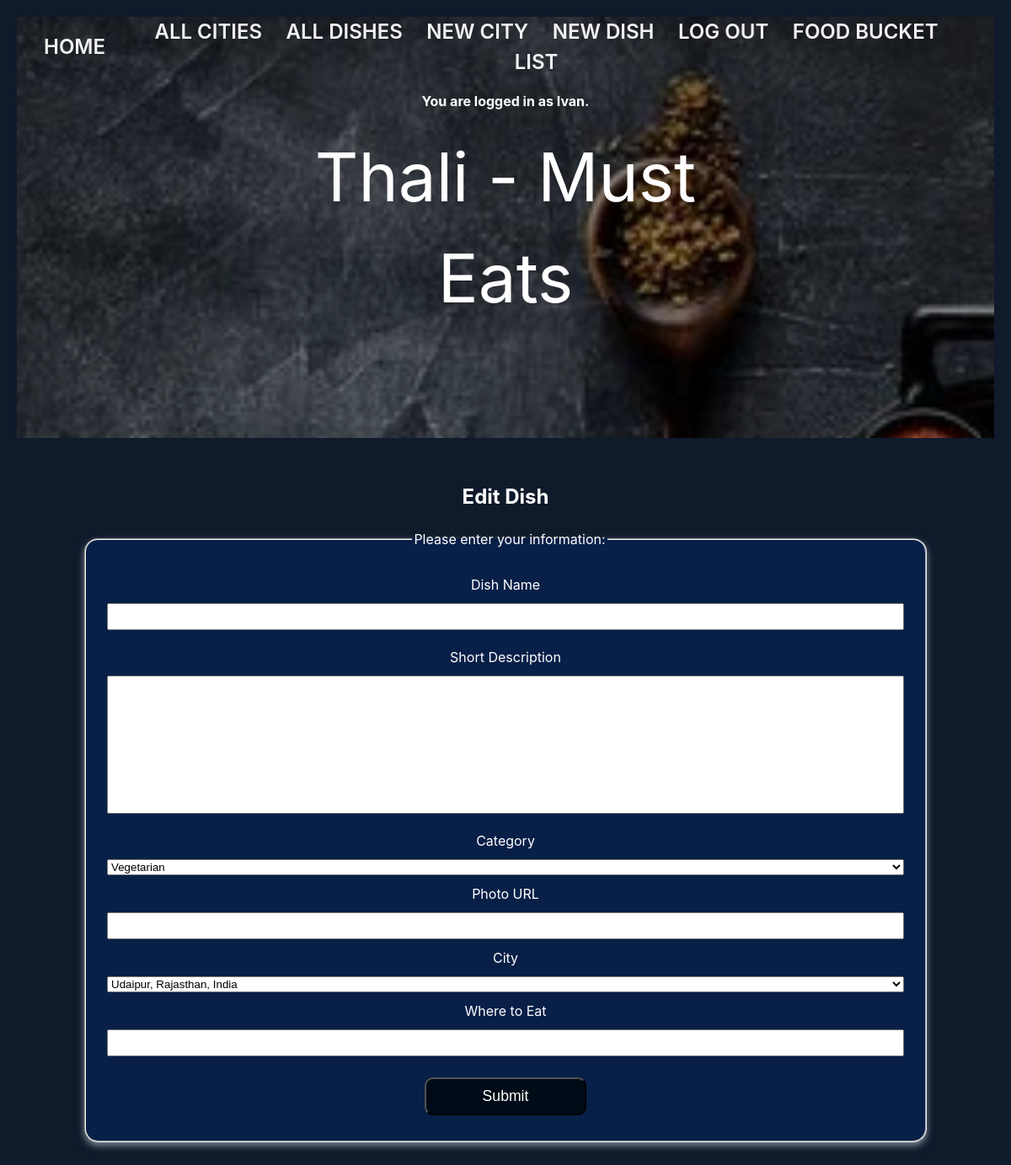
The page /dish/3/edit (signed in) on the database as committed earlier.
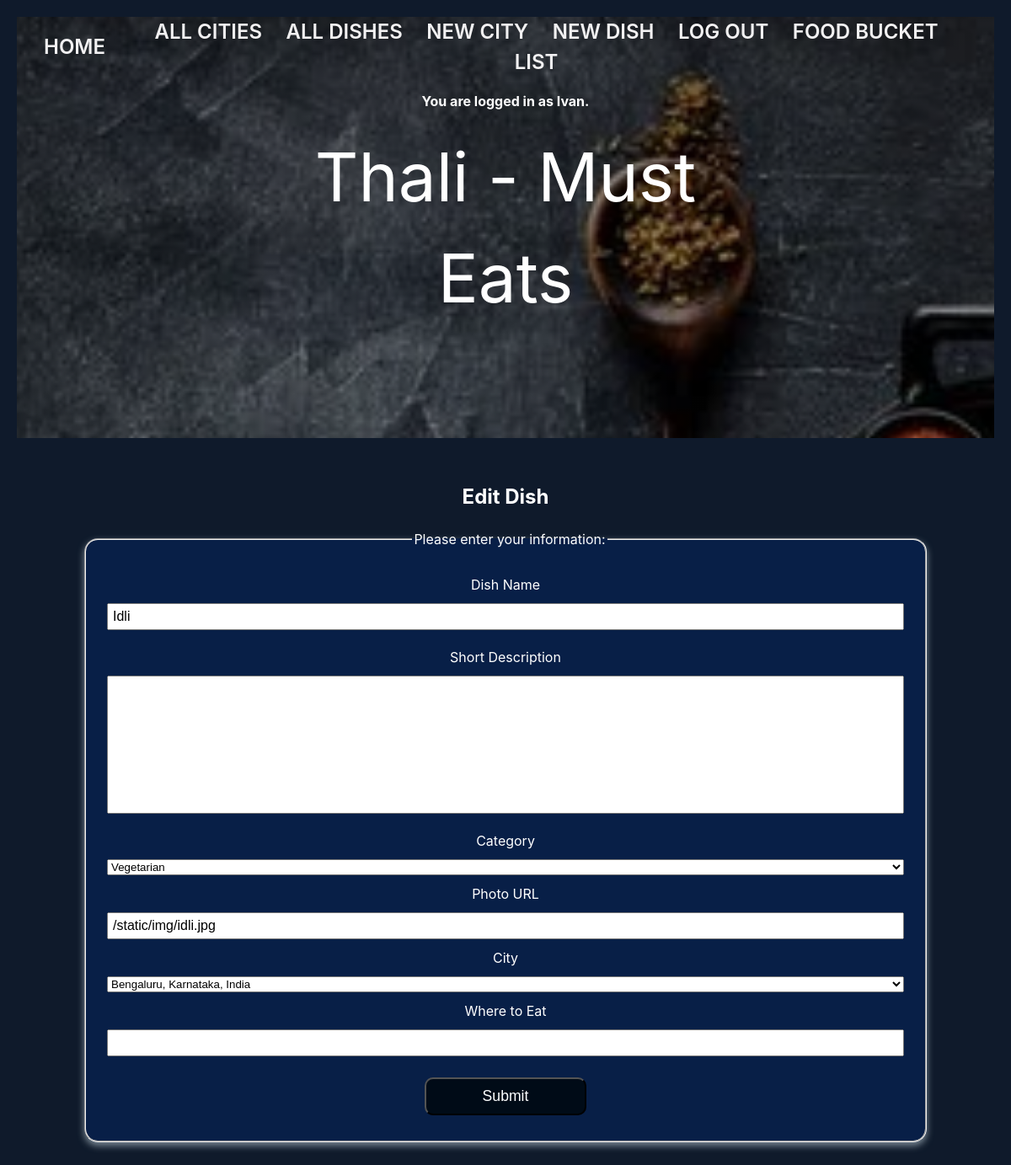
The same page on the database as committed later.
### thali_app/models.py (models this page shows, shortened)
class Dish(db.Model):
    id = db.Column(db.Integer, primary_key=True)
    name = db.Column(db.String(80), nullable=False)
    short_desc = db.Column(db.String(500), nullable=False)
    photo_url = db.Column(URLType)
    where_to_eat = db.Column(db.String(80), nullable=False)
    category = db.Column(db.Enum(FoodCategory), default=FoodCategory.OTHER)
    rating = db.Column(db.Float, default=0)
    ratings = db.relationship('Rating', backref='dish')
    city_id = db.Column(
        db.Integer, db.ForeignKey('city.id'), nullable=False)
    city = db.relationship('City', back_populates='dishes')
    state = db.relationship('City', back_populates='dishes')
    country = db.relationship('City', back_populates='dishes')
    created_by_id = db.Column(db.Integer, db.ForeignKey('user.id'))
    created_by = db.relationship('User')
    favorites_list_dishes = db.relationship(
        'User', secondary='user_favorites_list', back_populates='favorites_list_user')

### thali_app/main/routes.py (the view, shortened to what this page needs)
@main.route('/dish/<dish_id>/edit', methods=['GET', 'POST'])
@login_required
def dish_edit(dish_id):
    dish = Dish.query.get(dish_id)
    form = DishForm(obj=dish)
    return render_template('dish_edit.html', dish=dish, form=form)

### thali_app/main/forms.py (shortened to what this page needs)
class DishForm(FlaskForm):
    name = StringField("Dish Name",
        validators=[
            DataRequired(),
            Length(min=3, max=80, message= "The dish name needs to be between 3 to 80 characters")
    ])
    short_desc = StringField("Short Description",
        validators=[
            Length(min=0, max=500, message= "The description needs to be less than 500 characters")
    ])
    category = SelectField("Category", choices=FoodCategory.choices())
    photo_url = StringField("Photo URL")
    where_to_eat = StringField("Where to Eat",
        validators=[
            Length(min=0, max=250, message= "The url needs to be less than 250 characters")
    ])
    city = QuerySelectField("City",
        query_factory=lambda: City.query, allow_blank=False)
    state = StringField("State")
    country = StringField("Country")
    submit = SubmitField("Submit")

### thali_app/extensions.py (called while the page is built)
@login_manager.user_loader
def load_user(user_id):
    return User.query.get(user_id)

### thali_app/models.py (called while the page is built)
    def __str__(self):
        return f"{self.name}, {self.state}, {self.country}"

### thali_app/utils.py (called while the page is built)
    def __str__(self):
        return str(self.value)

### thali_app/templates/dish_edit.html (shortened to what this page needs)
{% extends 'base.html' %}
{% block content %}
<h2>Edit Dish</h2>
<form method="POST" action="{{ url_for('main.dish_edit', dish_id=dish.id) }}">
    <fieldset>
        <legend>Please enter your information:</legend>
        {{ form.name.label }}
        {{ form.name }}
        {{ form.short_desc.label }}
        {{ form.short_desc(class="short-desc-field") }}
        {{ form.category.label }}
        {{ form.category }}
        {{ form.photo_url.label }}
        {{ form.photo_url }}
        {{ form.city.label }}
        {{ form.city }}
        {{ form.where_to_eat.label }}
        {{ form.where_to_eat }}
        {{ form.submit }}
    </fieldset>
</form>
{% endblock %}

Rows that differ between the two databases and show on the page:
added Dish: name "Idli", category "Vegetarian", photo_url "/static/img/idli.jpg", city "Bengaluru, Karnataka, India"
Other text that changed with them:
form field category: "Vegetarian" → (not shown)
form field city: "Udaipur, Rajasthan, India" → (not shown)
